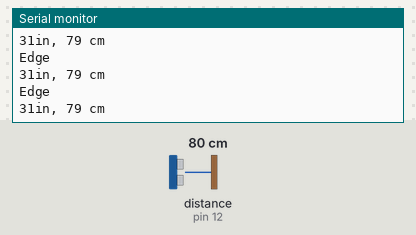
The sketch below on a simulated Arduino Uno, built with avr-gcc and run on an emulated ATmega328P. Shown: the last lines printed to the serial monitor. Wiring (inferred from the names in the program): ultrasonic range finder: trigger pin 11; echo pin 12. The test bench sets the inputs (shaded band); at power-on: distance to the obstacle (sensor on pin 12) 80 cm. The echo pulse lasts 58.3 µs per cm.

Above: at 1.2 s.
1.3 s: distance to the obstacle (sensor on pin 12) set to 2 cm
At 1.72 s:
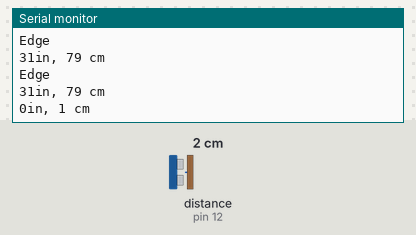
4.3 s: distance to the obstacle (sensor on pin 12) set to 4 cm
At 4.48 s:
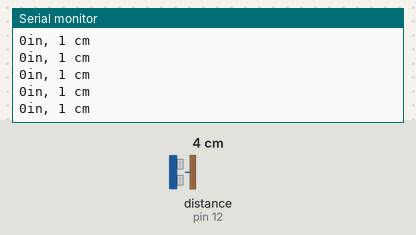
Timing chart, 0 to 7.3 s (numbered marks = the images above; inputs shaded):
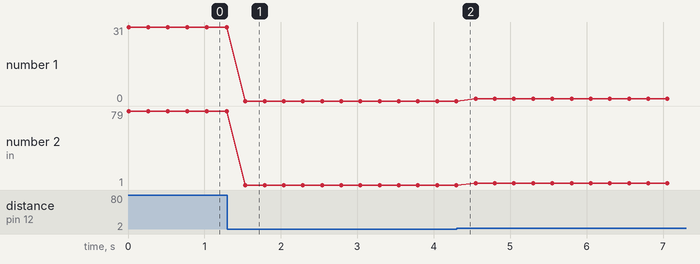

Measured:
- after the input at 1.3 s, the serial monitor: prints a new line after 0.23 s (image 1)
- plotted number 1: 31 → 0 after the input at 1.3 s
- plotted number 2: 79 → 1 after the input at 1.3 s, 1 → 3 after the input at 4.3 s

The sketch:

edge.ino
```cpp
/*
 * created by Rui Santos, https://randomnerdtutorials.com
 *
 * Complete Guide for Ultrasonic Sensor HC-SR04
 *
 */

int trigPin = 11;
int echoPin = 12;
long duration, cm, inches;

void setup() {
  //Serial Port begin
  Serial.begin (9600);
  //Define inputs and outputs
  pinMode(trigPin, OUTPUT);
  pinMode(echoPin, INPUT);
}

void loop() {
  digitalWrite(trigPin, LOW);
  delay(0.1);
  digitalWrite(trigPin, HIGH);
  delay(0.1);
  digitalWrite(trigPin, LOW);

  pinMode(echoPin, INPUT);
  duration = pulseIn(echoPin, HIGH);

  cm = (duration/2) * 0.0343;
  inches = (duration/2) * 0.0135;

  if (cm > 5)
  {
    Serial.print("Edge\n");
  }
  Serial.println(String(inches) + "in, " +  String(cm) + " cm");
  Serial.println();

  delay(250);
}
```

main.ino
```cpp

```
